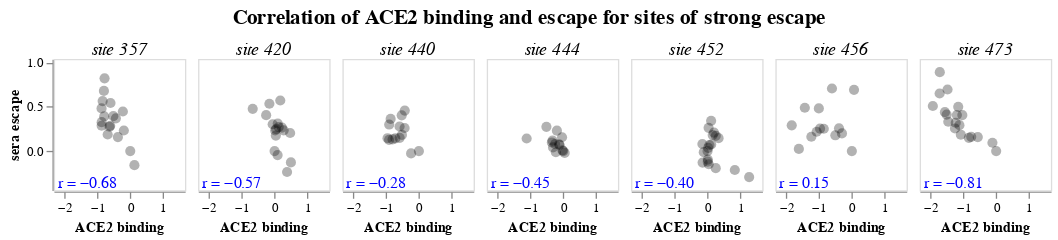

Here is the notebook cell this chart was saved with:
### Markdown cell above
## We now plot the same correlation for sites of strong escape
We manually specify some sites of strong escape:

### Code cell
escape_sites = [357, 420, 440, 444, 452, 456, 473]

binding_escape_high_escape_corr_chart = (
    binding_escape_corr_chart
    .properties(
        title=alt.TitleParams(
            "Correlation of ACE2 binding and escape for sites of strong escape",
            anchor="middle",
            fontSize=16,
            dy=-5,
        ),
        autosize=alt.AutoSizeParams(resize=True),
    )
    .transform_filter(alt.FieldOneOfPredicate("site", escape_sites))
)

binding_escape_high_escape_corr_chart

### Figure 1 — Vega-Lite specification as saved in the notebook (floating-point values rounded to 4 significant figures; data arrays with more than 128 entries replaced by an {"elided": "..."} marker saying what was removed)
{"config": {"view": {"continuousWidth": 300, "continuousHeight": 300}, "axis": {"grid": false}}, "data": {"name": "data-4d80d41d6e158f714930df94637547a4"}, "facet": {"field": "site", "header": {"labelExpr": "'site ' + datum.label", "labelFontSize": 14, "labelFontStyle": "italic", "labelPadding": 0}, "title": null, "type": "quantitative"}, "spec": {"layer": [{"mark": {"type": "circle", "color": "black", "opacity": 0.3, "size": 60}, "encoding": {"tooltip": [{"field": "site", "type": "quantitative"}, {"field": "mutation", "type": "nominal"}, {"field": "ACE2 binding", "format": ".2f", "type": "quantitative"}, {"field": "sera escape", "format": ".2f", "type": "quantitative"}, {"field": "cell entry", "format": ".2f", "type": "quantitative"}], "x": {"field": "ACE2 binding", "scale": {"nice": false, "padding": 10}, "type": "quantitative"}, "y": {"field": "sera escape", "scale": {"nice": false, "padding": 10}, "type": "quantitative"}}, "transform": [{"filter": "(datum['cell entry'] >= param_55)"}]}, {"mark": {"type": "text", "align": "left", "color": "blue", "size": 12}, "encoding": {"text": {"field": "r_text", "type": "nominal"}, "x": {"value": 3}, "y": {"value": 94}}, "transform": [{"filter": "(datum['cell entry'] >= param_55)"}, {"on": "ACE2 binding", "regression": "sera escape", "params": true}, {"calculate": "if((datum['coef'][1] > 0),sqrt(datum['rSquared']),(-sqrt(datum['rSquared'])))", "as": "r"}, {"calculate": "('r = ' + format(datum['r'],'.2f'))", "as": "r_text"}]}], "height": 100, "width": 100}, "autosize": {"resize": true}, "columns": 8, "params": [{"name": "param_55", "bind": {"input": "range", "max": 0, "min": -1.487, "name": "minimum cell entry"}, "value": -1.5}], "spacing": 8, "title": {"text": "Correlation of ACE2 binding and escape for sites of strong escape", "anchor": "middle", "dy": -5, "fontSize": 16}, "transform": [{"filter": {"field": "site", "oneOf": [357, 420, 440, 444, 452, 456, 473]}}], "$schema": "https://vega.github.io/schema/vega-lite/v5.15.1.json", "datasets": {"data-4d80d41d6e158f714930df94637547a4": {"elided": "3260 records"}}}
